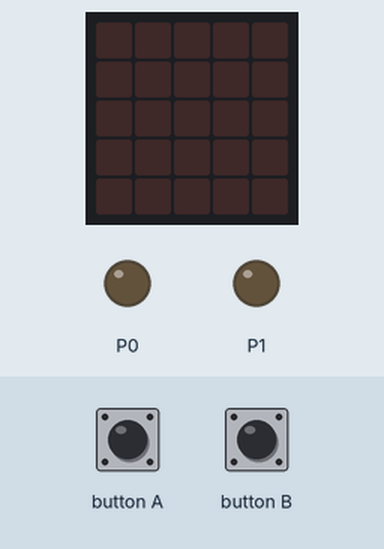
A program run on a simulated BBC micro:bit (MakeCode). Parts: the board's 5×5 LED display, output pins drawn as LEDs (lit = HIGH). The test bench sets the inputs (shaded band).

Above: at 1.2 s.
1.3 s: button A pressed for 0.15 s
At 1.7 s:
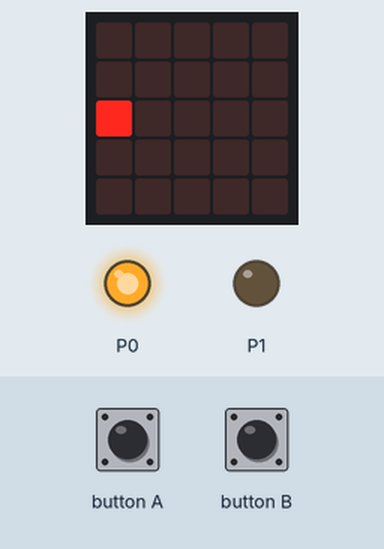
2.9 s: button B pressed for 0.15 s
At 4.2 s:
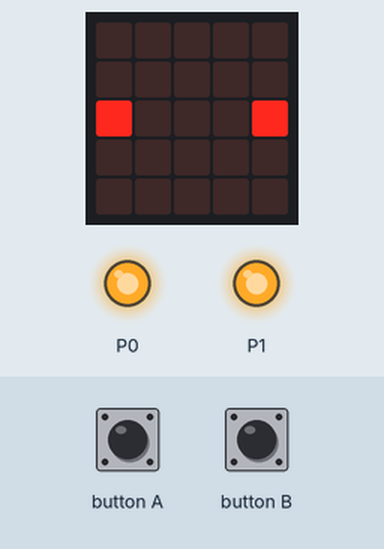
4.5 s: button A pressed for 0.15 s
At 4.9 s:
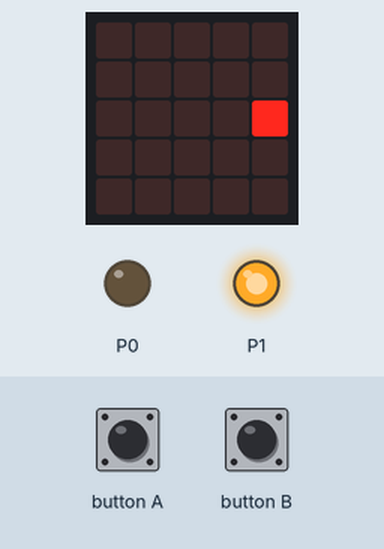
6.1 s: button B pressed for 0.15 s
At 7.5 s:
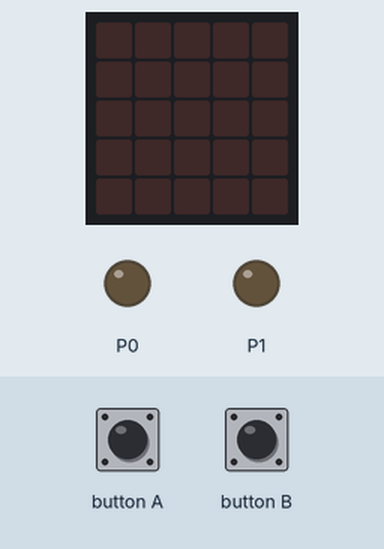
Timing chart, 0 to 8.7 s (numbered marks = the images above; inputs shaded):
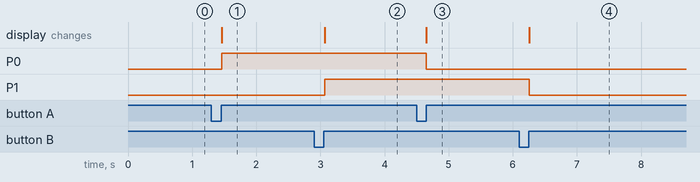

Measured:
- after the input at 1.3 s, P0: LOW → HIGH after 0.16 s; the display: changes after 0.16 s (image 1)
- after the input at 2.9 s, P1: LOW → HIGH after 0.17 s; the display: changes after 0.17 s (image 2)
- after the input at 4.5 s, P0: HIGH → LOW after 0.15 s; the display: changes after 0.15 s (image 3)
- after the input at 6.1 s, P1: HIGH → LOW after 0.16 s; the display: changes after 0.16 s (image 4)

The program:

main.ts
```typescript
input.onButtonPressed(Button.A, function () {
    if (P0 == 0) {
        P0 = 1
    } else {
        P0 = 0
    }
})
input.onButtonPressed(Button.B, function () {
    if (P1 == 0) {
        P1 = 1
    } else {
        P1 = 0
    }
})
let P1 = 0
let P0 = 0
P0 = 0
P1 = 0
basic.forever(function () {
    pins.digitalWritePin(DigitalPin.P0, P0)
    pins.digitalWritePin(DigitalPin.P1, P1)
    if (P0 == 0) {
        led.unplot(0, 2)
    } else {
        led.plot(0, 2)
    }
    if (P1 == 0) {
        led.unplot(4, 2)
    } else {
        led.plot(4, 2)
    }
})
```

test.ts
```typescript
// テストはここに来ます。このパッケージが拡張機能として使用されるときにはコンパイルされません。
```
